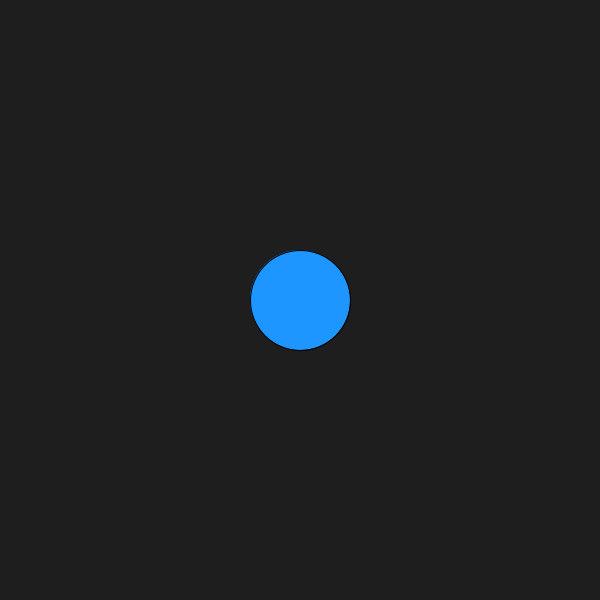
Frame 1 (no input)
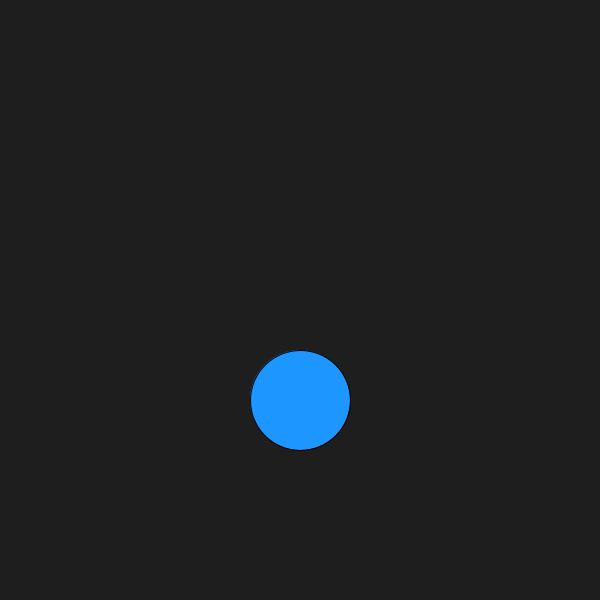
Frame 60 (the mouse pressed at the canvas centre just before this capture)
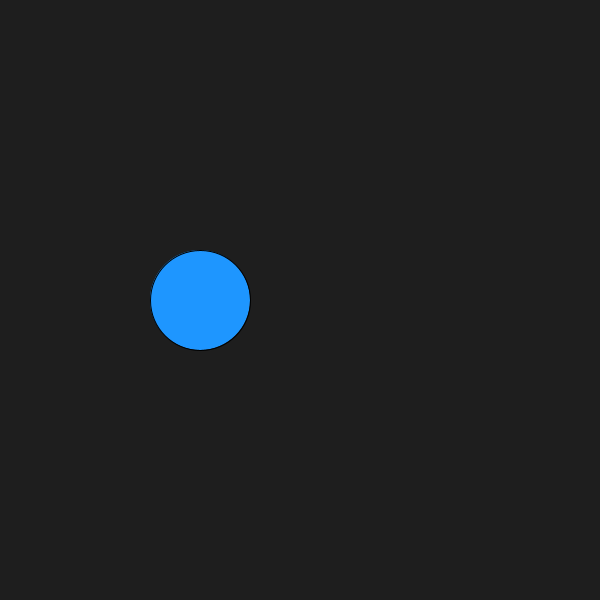
Frame 120 (the mouse held since frame 60 and released just before this capture)

The Processing sketch that drew these frames (run headless with seeded random() and noise(); from frame 60 on, the mouse is pressed at the canvas centre):

// Processing sketch: W02_09_14_17_A
// ── W02_09_14_17_A.pde
//ASIGNMENT W02 09.14.17 - V.1 RETENTION GAME

//DOT POSITION:
  //CENTER POINTS:
int DPosX = 300;
int DPosY = 300;
  //PIXELS WILL MOVE:
int PosChng = 100;

// MOVE RECORDING:
  //RANDOM MOVE INSTRUCTION:
  //1=UP, 2=DOWN, 3=LEFT, 4=RIGHT
int moveDirect = int(random(1,4));
  // 1 & 2 MOVES BACK:
int move1Bk = 0;
int move2Bk = 0;
  // T OR F - WAS A MOVE MADE?:
boolean moved = false;
  //ARRAYS :
    //X
int[] PosX;
    //Y
int[] PosY;
    //MOVE DIRECTIONS:
int[] movesMade;

//COUNTS:
  //ROUND:
int countRnd = 1;
  //DOTs (CORRESPOND TO # IN ARRAY):
int countDot = 0;
int lmtDotC = 4;

//TIMERS:
  //START RELATIVE TO FRAMECOUNT:
int timeStart = 0;
  //TIME PASSED RELATIVE TO START OF THE ROUND S/G:
int timeRnd = frameCount - timeStart;
  //TIME A DOT HAS APPEARED:
int timeAppr = 0;
    //S=Show G=ForGame:
int lmtApprS = 25;
int lmtApprG = 60;
  //TIME A BETWEEN DOTS APPERAING:
int timeRest = 0;
int lmtRest = 10;

//PLAYER VARIABLES:
int pMove = 0;
int pScore = 0;

//SHOW SQUENCE OR GAME?:
//FALE=SHOW, TRUE=GAME
boolean sG = false;

void setup(){
  size(600,600);
  frameRate(30);
  fill (30, 150, 255);
  //CREATING X ARRAY:
  PosX = new int[1];
  PosX[0] = DPosX;
  //CREATING Y ARRAY:
  PosY = new int[1];
  PosY[0] = DPosY;
  //CREATING MOVE TRACKING:
  movesMade = new int[0];
}

void draw(){
  background(30);
  int timeRnd = frameCount - timeStart;
  
  //FEEDBACK:
  //SHOW
  if(timeRnd == 1 && !sG){  
    println("ROUND", countRnd, "WATCH");   
  //PLAYING THE GAME
  }else if(timeRnd == 1 && sG){    
    println("ROUND", countRnd, "PLAY!");
  }
  
  //SHOWING SEQUENCE:
  //"<=" INORDER TO SHOW LAST DOT IN SQUENCE:
  if(countRnd == 1){
    if(countDot <= lmtDotC && !sG){
      
      //DOT APPEARING:
      if (timeAppr < lmtApprS){      
        ellipse(DPosX,DPosY,100,100);
        timeAppr ++;    
        
      //RESTING + CHANGING POSITION : 
      }else if (timeAppr == lmtApprS){   
        
        //RESTING
        if (timeRest <= lmtRest){
          timeRest++; 
          
        //CHANGING POSITION:
        }else if(countDot < lmtDotC){
          
          //STOPS EITHER TWO PRVIOUS DIRECTIONS GETTING CHOSEN:
          if (moveDirect == move1Bk || moveDirect == move2Bk){
            moveDirect = int(random(1,4));
          
          //CHAGNE OPTIONS: 
          }else if (moveDirect == 1){
            //MOVE UP
            println("UP");
            movesMade = append(movesMade,1);
            DPosY -= PosChng;
            move2Bk = move1Bk;
            move1Bk = 1;
            moved = true;
          }else if(moveDirect == 2){
            //MOVE DOWN
            println("DOWN");
            movesMade = append(movesMade,2);
            DPosY += PosChng;
            move2Bk = move1Bk;
            move1Bk = 2;
            moved = true;
          }else if(moveDirect == 3){
            //MOVE LEFT 
            println("LEFT");
            movesMade = append(movesMade,3);
            DPosX -= PosChng;
            move2Bk = move1Bk;
            move1Bk = 3; 
            moved = true; 
          }else if(moveDirect == 4){
            println("RIGHT");
            movesMade = append(movesMade,4);
            DPosX += PosChng;
            move2Bk = move1Bk;
            move1Bk = 4;
            moved = true;
          }
          
          //RECORDING + RESETING FOR NEXT DOT:
          if (moved){ 
          countDot ++;
          //RECORDING THE NEXT DOT X,Y IN ARRAYS:
          PosX = append(PosX,DPosX);
          PosY = append(PosY,DPosY);
          //RESETS:
          timeAppr = 0;
          timeRest = 0;
          moved = false;
          }
        
        //COMPLETING A SEQUENCE SHOW:
        }else if(countDot == lmtDotC){
          //FEEDBACK
          println("SEQUENCE DONE");
          //SWITCH TO "GAME":
          sG = true;
          //RESETS:
          move1Bk = 0;
          move2Bk = 0;
          timeAppr = 0;
          timeRest = 0;
          countDot = 0;
          timeStart = frameCount;
        }
      }
      
    //PLAYING GAME  
    }else if (sG){
      if (countDot == lmtDotC){
        timeAppr=0;
        sG = false;
        countDot =0;
        countRnd ++;
        timeStart = frameCount;
      //DOT APPEARS:                   
      }else if (timeAppr < lmtApprG && !keyPressed){      
        ellipse(PosX[countDot],PosY[countDot],100,100);
        timeAppr ++;
      }else if (countDot < lmtDotC && keyPressed){
        if (pMove == 1){
          pScore ++;
          countDot++;
          timeAppr = 0;
          pMove=0;
          println("GOOD GUESS: +1");
          println("Player", pScore);
        }else if(pMove == 2){
          pScore --;
          countDot++;
          timeAppr = 0;
          pMove=0;
          println("BAD GUESS: -1");
          println("Player:",pScore);
        }
      }else if (timeAppr == lmtApprG){
        pScore -= 2;
        countDot ++;
        timeAppr = 0;
        println("NO GUESS: -2");
        println("Player:",pScore);
      }
    }//CLOSE OF GAME LOOP
} 
}

void keyPressed(){
  if (keyCode == UP && movesMade[countDot] == 1){
    pMove = 1;
  }else if (keyCode == DOWN && movesMade[countDot] == 2){
    pMove = 1;
  }else if (keyCode == LEFT && movesMade[countDot] == 3){
    pMove = 1;
  }else if (keyCode == RIGHT && movesMade[countDot] == 4){
    pMove = 1;
  }else{
    pMove = 2;
  }
}

  
